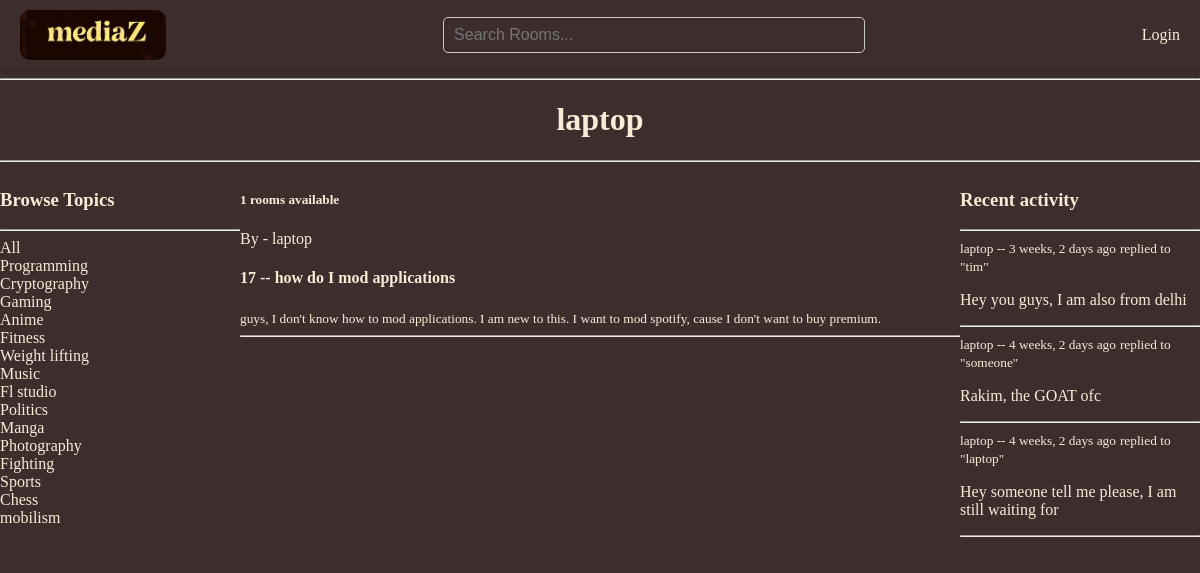
/user/10, run on the app's committed database.
### base/models.py (models this page shows, shortened)
class Topic(models.Model):
    name = models.CharField(max_length=200)

class Room(models.Model):
    host = models.ForeignKey(User, on_delete=models.SET_NULL, null=True)
    topic = models.ForeignKey(Topic, on_delete=models.SET_NULL, null=True)
    name = models.CharField(max_length=200)
    description = models.TextField(null=True, blank=True)
    participants = models.ManyToManyField(
        User,
        related_name='participants',
        blank=True
    )
    updated = models.DateTimeField(auto_now=True)
    created = models.DateTimeField(auto_now_add=True)
    class Meta:
        ordering = ['-updated', '-created']

class Message(models.Model):
    user = models.ForeignKey(User, on_delete=models.CASCADE)
    room = models.ForeignKey(Room, on_delete=models.CASCADE)
    body = models.TextField()
    updated = models.DateTimeField(auto_now=True)
    created = models.DateTimeField(auto_now_add=True)
    def __str__(self):
        return self.body[0:50]

### base/views.py (the view)
# urls.py: path('user/<str:pk>', views.userProfile, name='user'),
def userProfile(request, pk):
    user = User.objects.get(id=pk)
    rooms = user.room_set.all().order_by('-created')
    topics = Topic.objects.all()
    room_comments = user.message_set.all().order_by('-created')
    paginator = Paginator(rooms, 5)
    page_number = request.GET.get('page')
    page_obj = paginator.get_page(page_number)
    comment_paginator = Paginator(room_comments, 7)
    comment_page_number = request.GET.get('comment_page')
    comment_page_obj = comment_paginator.get_page(comment_page_number)
    context = {
        'user':user,
        'rooms':rooms,
        'room_comments':room_comments,
        'topics':topics,
        'page_obj': page_obj,
        'comment_page_obj':comment_page_obj
    }
    return render(request, 'base/profile.html', context)

### base/templates/base/profile.html (shortened to what this page needs)
{% extends 'main.html' %}
{% block content %}
<h1 class="header">{{user.username}}</h1>
<hr>
<div class="profile-container">
    <div>
        {% include 'base/topics.html' %}
    </div>
    {% if rooms %}
        <div>
            <h5>{{ page_obj.paginator.count }} rooms available</h5>
            {%include 'base/feed.html' %}
        </div>
    {% else %}
        <p class="no-rooms">No rooms created..</p>
    {% endif %}
    <div>
        {% include 'base/activity.html' %}
    </div>
</div>
{% endblock content %}

### base/templates/base/topics.html
<h3>Browse Topics</h3>
        <hr>
        <div>
            <a href="{% url 'home' %}">All</a>
        </div>
        {% for topic in topics %}
            <div>
                <a href="{% url 'home' %}?q={{topic.name}}"> {{topic.name}}</a>
            </div>
        {% endfor %}

### base/templates/base/feed.html (shortened to what this page needs)
{% for room in page_obj %}
                <div>
                    By - <a href="{% url 'user' room.host.id %}">{{room.host.username}}</a>
                    <h4>{{room.id}} -- <a href="{% url 'room' room.id %}">{{room.name}}</a></h4>
                    <small>{{room.description}}</small>
                    <hr>
                </div>
{% endfor %}

### base/templates/base/activity.html (shortened to what this page needs)
<div>
    <h3>Recent activity</h3>
    <hr>
    {% if room_comments %}
        {% for comment in comment_page_obj %}
                <div>
                <small><a href="{% url 'user' comment.user.id %}">{{comment.user}}</a> -- {{comment.created | timesince}} ago</small>
                <small>replied to "{{comment.room.host}}"</small>
                <p>{{comment}}</p>
                <hr>
            </div>
        {% endfor %}
    {% else %}
        <p class="no-activity">No recent activity here...</p>
    {% endif %}
</div>

### static/styles/main.css (style rules this page uses)
* { background-color:rgb(61, 45, 45); color:antiquewhite; }
body { margin: 0; padding: 0; font-family: 'Times New Roman'; }
a { text-decoration: none; }
.header { text-align: center; }

### base/templates/base/profile.html (style rules this page uses)
.profile-container { display: grid; grid-template-columns: 1fr 3fr 1fr; }

### data on the page
Topic: name "Programming"
Topic: name "Cryptography"
Topic: name "Gaming"
Topic: name "Anime"
Topic: name "Fitness"
Topic: name "Weight lifting"
Topic: name "Music"
Topic: name "Fl studio"
Topic: name "Politics"
Topic: name "Manga"
Topic: name "Photography"
Topic: name "Fighting"
Topic: name "Sports"
Topic: name "Chess"
Topic: name "mobilism"
Room: host.username "laptop", id "17", name "how do I mod applications", description "guys, I don't know how to mod applications. I am new to this. I want to mod spotify, cause I don't want to buy premium."
Message: user "laptop", created "3 weeks, 2 days", room.host "tim", body "Hey you guys, I am also from delhi"
Message: user "laptop", created "4 weeks, 2 days", room.host "someone", body "Rakim, the GOAT ofc"
Message: user "laptop", created "4 weeks, 2 days", room.host "laptop", body "Hey someone tell me please, I am still waiting for"

### other printed values
{{ user.username }} "laptop"
{{ page_obj.paginator.count }} "1"
